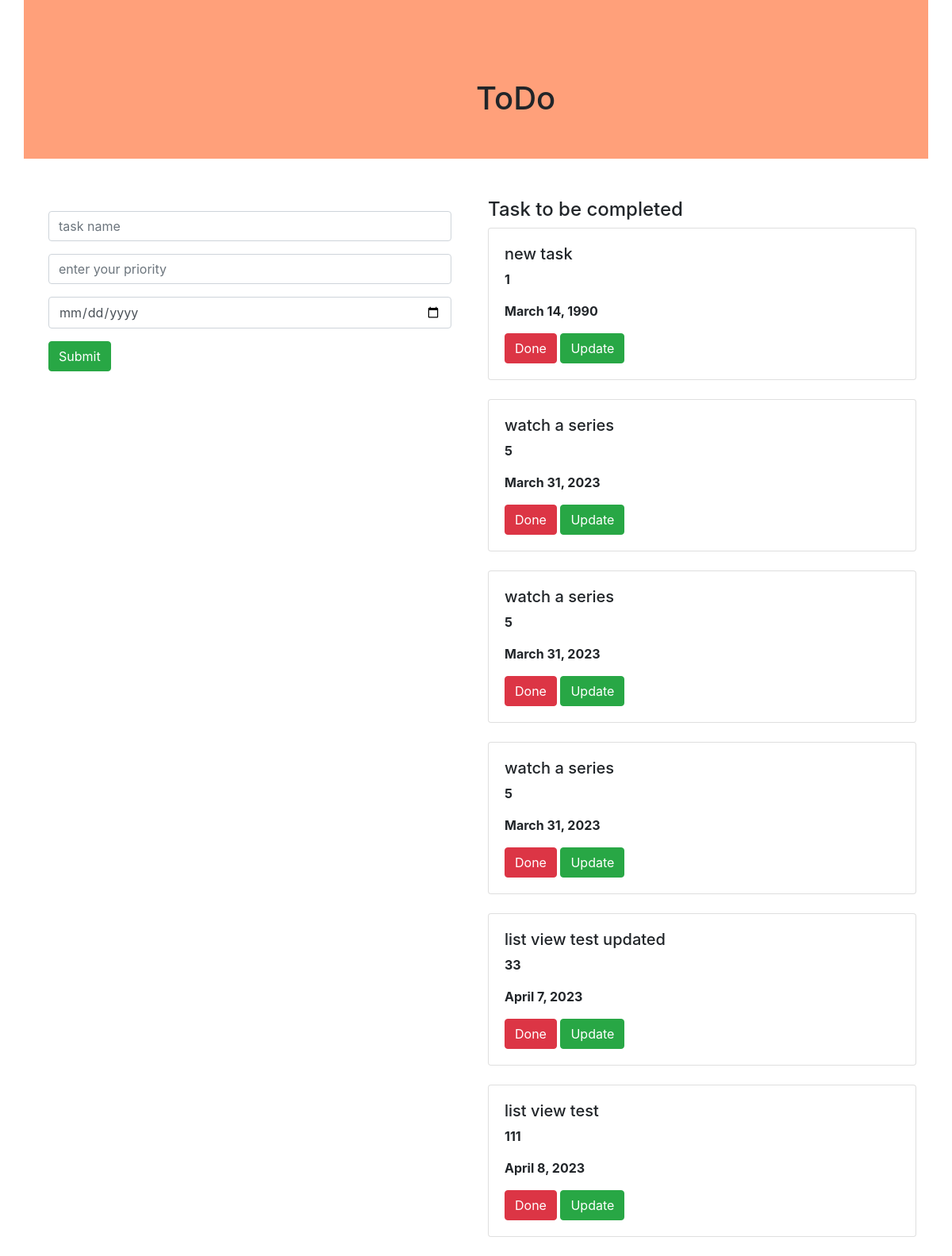
The page / on the database its author committed.
### todoapp/models.py (models this page shows, shortened)
class Task(models.Model):
    name=models.CharField(max_length=250)
    priority=models.IntegerField()
    date=models.DateField()

### todoapp/views.py (the view)
# urls.py: path('',views.add,name='add'),
def add(request):
    task1 = Task.objects.all()
    if request.method=="POST":
        name=request.POST.get('task','')
        priority=request.POST.get('priority','')
        date= request.POST.get('date', '')
        task=Task(name=name,priority=priority,date=date)
        task.save()
    return render(request,'home.html',{'task':task1})

### templates/home.html (shortened to what this page needs)
{% extends 'base.html' %}
{% block body %}
<div class="container-fluid">
    <div class=t"row">
        <div class="col-md-12">
            <div class="banner">
                <div class="banner-text">
                    <h1>ToDo</h1>
                </div>
            </div>
        </div>
    </div>
</div>
<div class="container">
    <div class="row">
        <div class="col-md-6">
            <form method="POST" class="p-3 shadow">
                <div class="form-group" >
                   <input type="text" class="form-control" name="task" placeholder="task name">
                </div>
                <div class="form-group">
                  <input type="text" class="form-control" name="priority" placeholder="enter your priority">
                </div>
                <div class="form-group">
                  <input type="date" class="form-control" name="date" placeholder="enter the date">
                </div>
                  <input type="submit" class="btn btn-success">
             </form>
        </div>
        <div class="col-md-6">
            <h4>Task to be completed</h4>
             {% for i in task %}
            <div class="shadow card">
                <div class="card-body">
                    <h5 class="class title">{{i.name}}</h5>
                    <p><b>{{i.priority}}</b></p>
                    <p><b>{{i.date}}</b></p>
                    <a class="btn btn-danger" href="{% url 'delete' i.id %}">Done</a>
                     <a class="btn btn-success" href="{% url 'update' i.id %}">Update</a>
                </div>
            </div>
            <br>
            {% endfor  %}
        </div>
    </div>
</div>
{% endblock %}

### templates/base.html (shortened to what this page needs)
{% load static %}
<!DOCTYPE html>
<html lang="en">
<head>
    <link rel="stylesheet" href="https://cdn.jsdelivr.net/npm/bootstrap@4.0.0/dist/css/bootstrap.min.css">
    <link rel="stylesheet" href="{% static 'style.css' %}">
</head>
<body>
{% block body %}
{% endblock %}
</body>
</html>

### static/style.css (style rules this page uses)
.banner { background-color:lightsalmon; width:100%; height:200px; margin-bottom:50px; }
.banner-text { top:50%; left:50%; position:absolute; transform:transform; }

### rows shown on the page
Task: name "new task", priority "1", date "March 14, 1990"
Task: name "watch a series", priority "5", date "March 31, 2023"
Task: name "watch a series", priority "5", date "March 31, 2023"
Task: name "watch a series", priority "5", date "March 31, 2023"
Task: name "list view test updated", priority "33", date "April 7, 2023"
Task: name "list view test", priority "111", date "April 8, 2023"
